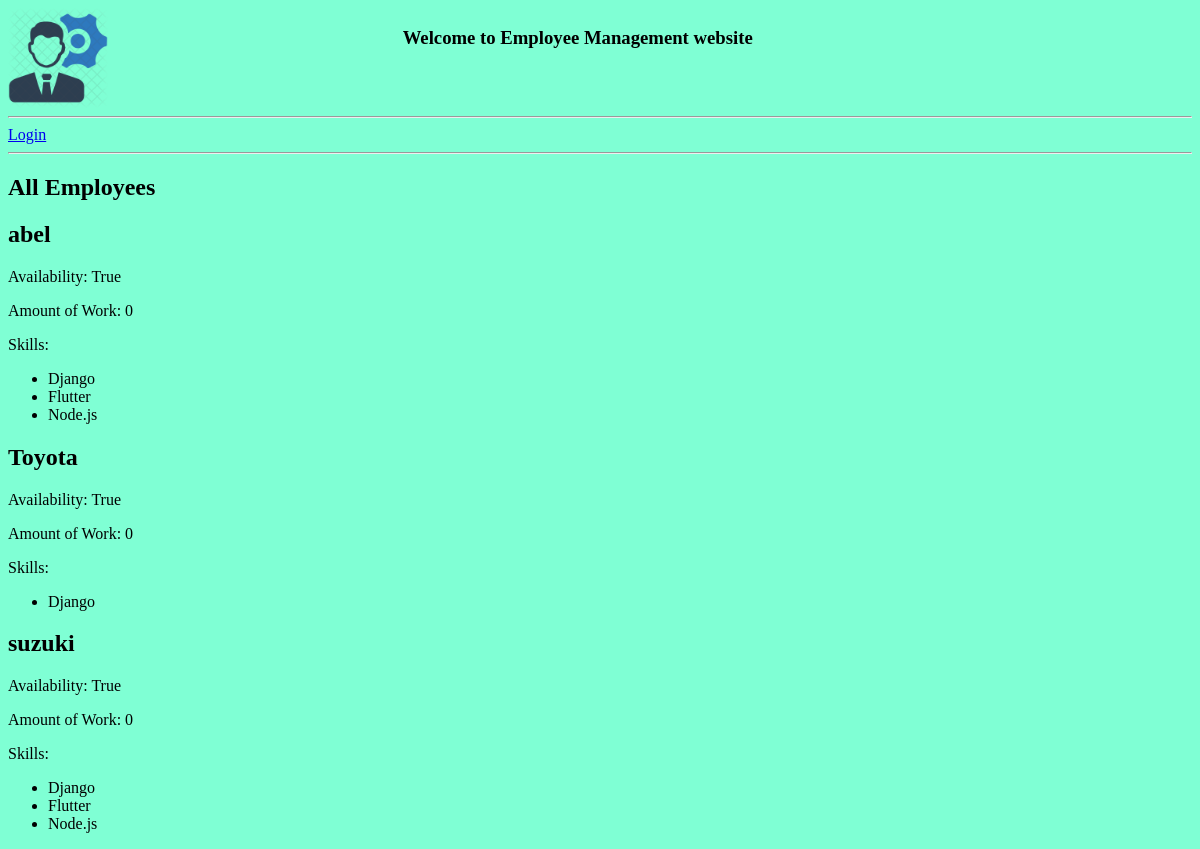
The app's page /allemployees/ with its own data.
### base/models.py (models this page shows, shortened)
class Employee(models.Model):
    name = models.CharField(max_length=100)
    availability = models.BooleanField(default=False)
    amount_of_work = models.IntegerField(default=0)
    skills = models.ManyToManyField(Skill)
    email=models.EmailField(null=True)

class Skill(models.Model):
    name = models.CharField(max_length=100)

### base/views.py (the view)
# urls.py: path('allemployees/',views.allemployees,name='allemployees'),
def allemployees(request):
    page='allemployees'
    employees=Employee.objects.all()
    context={'employees':employees,'page':page}
    return render(request,'base/avaliable.html',context)

### base/templates/base/avaliable.html
{% extends 'main.html' %}
{% block content %}
    {% if page == 'avaliable' %}
    <h2>Avaliable Employees</h2>
    {% elif page == 'allemployees' %}
    <h2>All Employees</h2>
    {% endif %}
    {% for employee in employees %}
    <h2>{{ employee.name }}</h2>
    <p>Availability: {{ employee.availability }}</p>
    <p>Amount of Work: {{ employee.amount_of_work }}</p>
    <p>Skills:</p>
    <ul>
        {% for skill in employee.skills.all %}
            <li>{{ skill.name }}</li>
        {% endfor %}
    </ul>
    {% endfor %}
{% endblock content %}

### static/styles/main.css (style rules this page uses)
body { background-color: aquamarine; }

### records on screen
Employee: name "abel", availability "True", amount_of_work "0"
Skill: name "Django"
Skill: name "Flutter"
Skill: name "Node.js"
Employee: name "Toyota", availability "True", amount_of_work "0"
Employee: name "suzuki", availability "True", amount_of_work "0"
